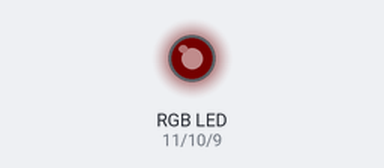
The sketch below on a simulated Arduino Uno, built with avr-gcc and run on an emulated ATmega328P. On the bench: an RGB LED mixed from three pins (HIGH = lit). Dim RGB values are drawn brighter than linear.

Above: at 0.05 s.
At 2.35 s:
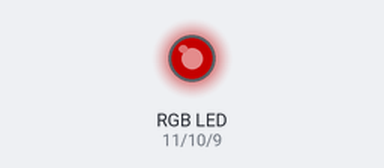
At 4.75 s:
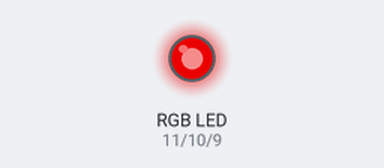
At 9.55 s:
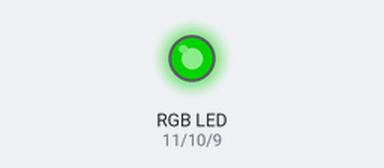
At 14.35 s:
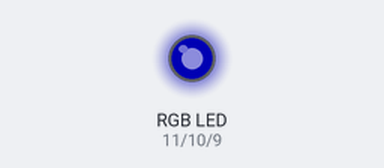
At 19.15 s:
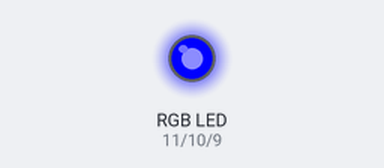
Timing chart, 0 to 25.0 s (numbered marks = the images above):
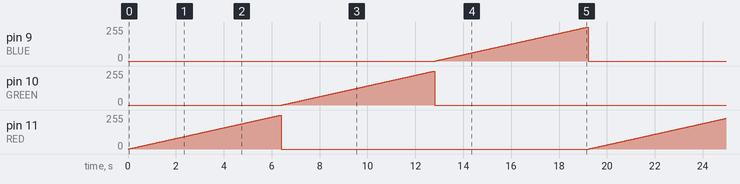

The sketch:

ARDUINO_AULA_5_-_1.ino
```cpp
int inc = 5;

void setup(){
  pinMode(11,OUTPUT); //RED
  pinMode(10,OUTPUT); //GREEN
  pinMode(9,OUTPUT); //BLUE

}


void loop(){
  for(int i=0; i<256;i++){
    analogWrite(11,i);
    delay(25);
    }
    analogWrite(11,0);
    for(int i=0; i<256;i++){
    analogWrite(10,i);
    delay(25);
    }
    analogWrite(10,0);
    for(int i=0; i<256;i++){
    analogWrite(9,i);
    delay(25);
    }
    analogWrite(9,0);
  }
```

Measured:
- by itself, pin 9 (BLUE), pin 10 (GREEN), pin 11 (RED): ramps from 0/255 to 255/255 and jumps back, once every 19.2 s
